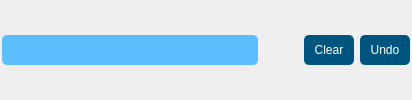
             <widget class="QWidget" name="undo_clear_widget" native="true">
              <layout class="QHBoxLayout" name="horizontalLayout_2">
               <property name="leftMargin">
                <number>2</number>
               </property>
               <property name="topMargin">
                <number>2</number>
               </property>
               <property name="rightMargin">
                <number>2</number>
               </property>
               <property name="bottomMargin">
                <number>2</number>
               </property>
               <item>
                <widget class="QTextEdit" name="txt_c_states">
                 <property name="maximumSize">
                  <size>
                   <width>16777215</width>
                   <height>30</height>
                  </size>
                 </property>
                 <property name="styleSheet">
                  <string notr="true">border-radius: 5px;Background-color: rgb(93, 190, 255);
color: rgb(0, 0, 0);</string>
                 </property>
                </widget>
               </item>
               <item>
                <spacer name="horizontalSpacer">
                 <property name="orientation">
                  <enum>Qt::Horizontal</enum>
                 </property>
                 <property name="sizeHint" stdset="0">
                  <size>
                   <width>40</width>
                   <height>20</height>
                  </size>
                 </property>
                </spacer>
               </item>
               <item>
                <widget class="QPushButton" name="pushButton_3">
                 <property name="minimumSize">
                  <size>
                   <width>50</width>
                   <height>30</height>
                  </size>
                 </property>
                 <property name="maximumSize">
                  <size>
                   <width>60</width>
                   <height>30</height>
                  </size>
                 </property>
                 <property name="styleSheet">
                  <string notr="true">background-color: rgb(0, 85, 127);
color: rgb(255, 255, 255);
border-radius: 5px; </string>
                 </property>
                 <property name="text">
                  <string>Clear</string>
                 </property>
                </widget>
               </item>
               <item>
                <widget class="QPushButton" name="pushButton_4">
                 <property name="minimumSize">
                  <size>
                   <width>50</width>
                   <height>30</height>
                  </size>
                 </property>
                 <property name="maximumSize">
                  <size>
                   <width>60</width>
                   <height>30</height>
                  </size>
                 </property>
                 <property name="styleSheet">
                  <string notr="true">background-color: rgb(0, 85, 127);
color: rgb(255, 255, 255);
border-radius: 5px; </string>
                 </property>
                 <property name="text">
                  <string>Undo</string>
                 </property>
                </widget>
               </item>
              </layout>
             </widget>
